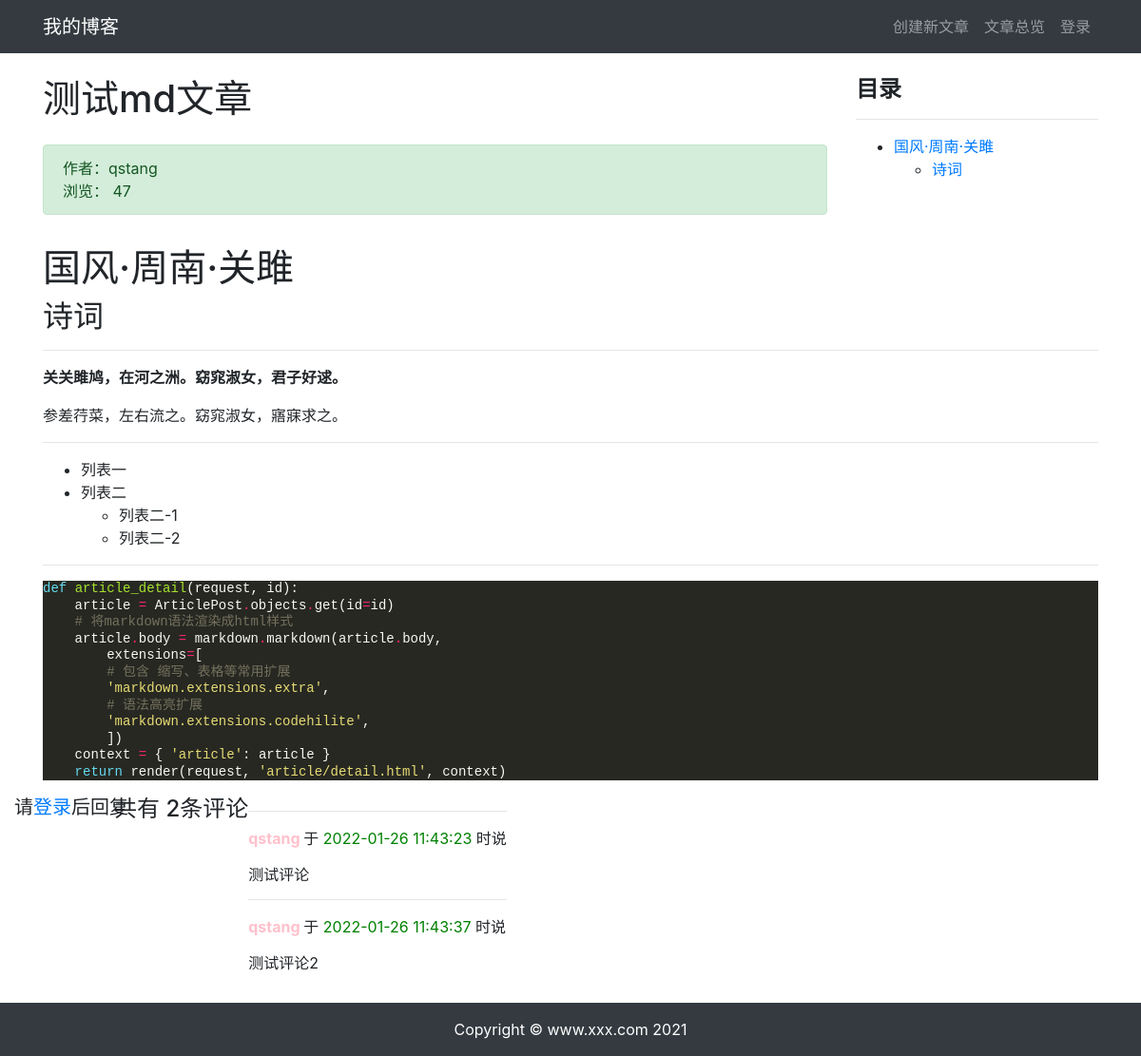
Screenshot of /article/article-detail/21/ with the database file from the repository.
### article/models.py (models this page shows, shortened)
class ArticlePost(models.Model):
    author = models.ForeignKey(User, on_delete=models.CASCADE)
    title = models.CharField(max_length=100)
    body = models.TextField()
    created = models.DateTimeField(default=timezone.now)
    updated = models.DateTimeField(auto_now=True)
    total_views = models.PositiveIntegerField(default=0)
    class Meta:
        ordering = ('-created',)

### comment/models.py (models this page shows, shortened)
class Comment(models.Model):
    article = models.ForeignKey(ArticlePost, on_delete=models.CASCADE, related_name='comment')
    user = models.ForeignKey(User, on_delete=models.CASCADE, related_name='comment')
    body = models.TextField()
    created = models.DateTimeField(auto_now_add=True)
    class Meta:
        ordering = ('created',)

### article/views.py (the view)
# urls.py: path('article-detail/<int:id>/', views.article_detail, name='article_detail'),
def article_detail(request, id):
    article = ArticlePost.objects.get(id=id)
    comments = Comment.objects.filter(article=id)
    article.total_views += 1
    article.save(update_fields=['total_views'])
    md = markdown.Markdown(
        extensions=[
            'markdown.extensions.extra',
            'markdown.extensions.codehilite',
            'markdown.extensions.toc',
        ])
    article.body = md.convert(article.body)
    context = {'article': article, 'toc': md.toc, 'comments': comments}
    return render(request, 'article/detail.html', context)

### templates/article/detail.html (shortened to what this page needs)
{% extends "base.html" %}
{% load staticfiles %}
{% block content %}
<div class="container">
    <div class="row">
        <div class="col-9">
            <h1 class="mt-4 mb-4">{{ article.title }}</h1>
            <div class="alert alert-success">
                <div>
                    作者：{{ article.author }}
                </div>
                <div>
                    浏览： {{ article.total_views }}
                </div>
            </div>
        </div>
            <div class="col-3 mt-4">
                <h4><strong>目录</strong></h4>
                <hr>
                <div>
                    {{ toc|safe }}
                </div>
            </div>
        <div class="col-12">
            <p>{{ article.body|safe }}</p>
        </div>
        {% if user.is_authenticated %}
            <div>
                <form
                    action="{% url 'comment:post_comment' article.id %}"
                    method="POST">
                    {% csrf_token %}
                    <div class="form-group">
                        <label for="body">
                            <strong>
                                我也要发言：
                            </strong>
                        </label>
                        <textarea
                            type="text"
                            class="form-control"
                            id="body"
                            name="body"
                            rows="2"></textarea>
                    </div>
                    <button type="submit" class="btn btn-primary">发送</button>
                </form>
            </div>
            <br>
        {% else %}
            <br>
            <h5 class="row justify-content-center">
                请<a href="{% url 'userprofile:login' %}">登录</a>后回复
            </h5>
            <br>
        {% endif %}
        <h4>共有 {{ comments.count }}条评论</h4>
        <div>
            {% for comment in comments %}
                <hr>
                <p>
                    <strong style="color: pink">
                        {{ comment.user }}
                    </strong> 于
                    <span style="color: green">
                        {{ comment.created|date:"Y-m-d H:i:s" }}
                    </span> 时说
                </p>
                <pre style="font-family: inherit; font-size: 1em;">{{ comment.body }}</pre>
            {% endfor %}
        </div>
    </div>
</div>
{% endblock content %}

### static/md_css/monokai.css (style rules this page uses)
pre { line-height: 125%; }
.codehilite { background: #272822; color: #f8f8f2 }
.codehilite .k { color: #66d9ef }
.codehilite .n { color: #f8f8f2 }
.codehilite .o { color: #f92672 }
.codehilite .p { color: #f8f8f2 }
.codehilite .c1 { color: #75715e }
.codehilite .nb { color: #f8f8f2 }
.codehilite .nf { color: #a6e22e }
.codehilite .w { color: #f8f8f2 }
.codehilite .s1 { color: #e6db74 }

### rows the page displays
ArticlePost: title "测试md文章", author "qstang", total_views "47", body "国风·周南·关雎 诗词 关关雎鸠，在河之洲。窈窕淑女，君子好逑。 参差荇菜，左右流之。窈窕淑女，寤寐求之。 列表一 列表二 列表二-1 列表二-2 def article_detail ( request , id ): article = ArticlePost . objects . get ( id = id ) # 将markdown语法渲染成html样式 article . body = markdown . markdown ( article . body , extensions = [ # 包含 缩写、表格等常用扩展 'markdown.extensions.extra' , # 语法高亮扩展 'markdown.extensions.codehilite' , ]) context = { 'article' : article } return render ( request , 'article/detail.html' , context )"
Comment: user "qstang", created "2022-01-26 11:43:23", body "测试评论"
Comment: user "qstang", created "2022-01-26 11:43:37", body "测试评论2"

### other values shown
{{ toc|safe }} "国风·周南·关雎 诗词"
{{ comments.count }} "2"
